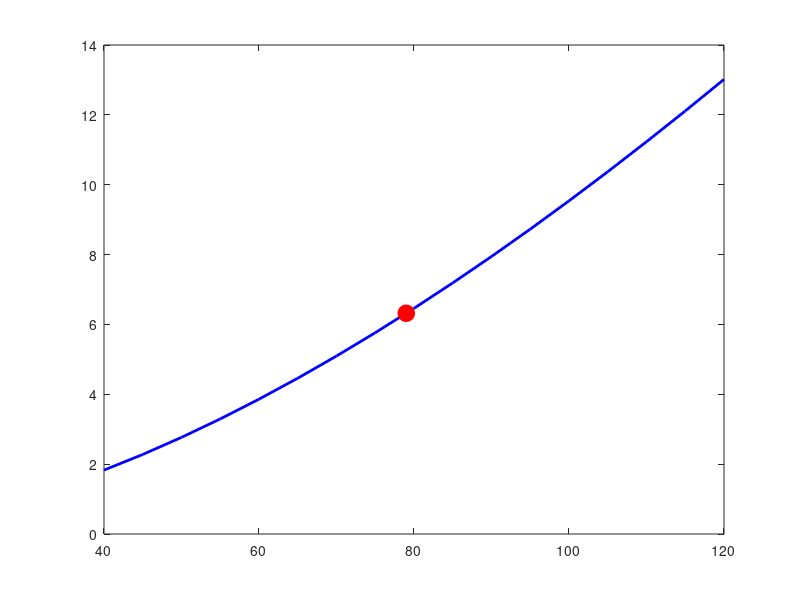

Write MATLAB code to recreate this figure. (Note: this script raises an error after producing the figure.)
%% Multi-Layer Solenoid Coil Design Calculator
% DTU 34621 VLF Metaldetektor - Arduino Nano Design
% Se Docs/Theory/Coil Design.md for fuld dokumentation

clear; clc; close all;

%% Parametre - Arduino Nano Design

% Operating parameters
f_tx = 2000;                    % TX frequency [Hz]
V_supply = 7.5;                 % Design voltage [V] (mid-life battery)
I_target = 80e-3;               % Target TX current [A] (Arduino Nano budget)

% TX Spole - matcher H-bro forstærker (L = 6.33 mH)
TX.wire_diameter = 0.52e-3;     % 0.52 mm = AWG 24
TX.wire_rho = 1.68e-8;          % Kobber resistivitet [Ohm*m]
TX.diameter = 200e-3;           % 200 mm form
TX.L_target = 6.33e-3;          % 6.33 mH (matcher forstærker)
TX.n_layers = 2;

% RX Spole - krav: L >= 10 mH
RX.wire_diameter = 0.32e-3;     % 0.32 mm = AWG 28
RX.wire_rho = 1.68e-8;
RX.diameter = 80e-3;            % 80 mm form
RX.L_target = 12e-3;            % 12 mH (> 10 mH krav)
RX.n_layers = 4;

% Bucking Spole - justeres empirisk
Bucking.wire_diameter = 0.52e-3;
Bucking.wire_rho = 1.68e-8;
Bucking.diameter = 120e-3;      % 120 mm form
Bucking.n_layers = 1;
Bucking.N_start = 35;           % Start værdi (juster for null)

%% Hjælpefunktioner

% Calculate coil parameters from total turns and layers
function result = calc_multilayer(N_total, n_layers, r_inner, wire_d, rho)
    turns_per_layer = N_total / n_layers;
    l = turns_per_layer * wire_d;       % Axial length [m]
    w = n_layers * wire_d;              % Radial build [m]
    r_mean = r_inner + w/2;             % Mean radius [m]

    % Inductance using Wheeler formula
    L = (0.8 * (r_mean*100)^2 * N_total^2) / ...
        (6*(r_mean*100) + 9*(l*100) + 10*(w*100)) * 1e-6;

    % Wire length (sum of all layers)
    wire_len = 0;
    for layer = 1:n_layers
        r_layer = r_inner + (layer - 0.5) * wire_d;
        wire_len = wire_len + turns_per_layer * 2 * pi * r_layer;
    end

    % DC resistance
    area = pi * (wire_d/2)^2;
    R_dc = rho * wire_len / area;

    result.N = N_total;
    result.n_layers = n_layers;
    result.turns_per_layer = turns_per_layer;
    result.l = l;
    result.w = w;
    result.r_mean = r_mean;
    result.L = L;
    result.wire_len = wire_len;
    result.R_dc = R_dc;
end

% Find turns needed for target inductance
function N = find_turns(L_target, n_layers, r_inner, wire_d, rho)
    N = 100;  % Initial guess
    for iter = 1:100
        result = calc_multilayer(N, n_layers, r_inner, wire_d, rho);
        L = result.L;
        if L <= 0
            break;
        end
        N_new = N * sqrt(L_target / L);
        if abs(N_new - N) < 0.5
            break;
        end
        N = N_new;
    end
    N = round(N);
end

%% TX Spole Beregning

fprintf('\n');
fprintf('╔══════════════════════════════════════════════════════════════════╗\n');
fprintf('║       TX SPOLE - OPDATERET TIL ARDUINO NANO                     ║\n');
fprintf('║       Matcher H-bro forstærker med L = 6.33 mH                  ║\n');
fprintf('╚══════════════════════════════════════════════════════════════════╝\n\n');

TX.r_inner = TX.diameter / 2;

% Find turns needed
TX.N = find_turns(TX.L_target, TX.n_layers, TX.r_inner, TX.wire_diameter, TX.wire_rho);

% Calculate all parameters
TX.result = calc_multilayer(TX.N, TX.n_layers, TX.r_inner, TX.wire_diameter, TX.wire_rho);

% Electrical characteristics
TX.X_L = 2*pi*f_tx*TX.result.L;
TX.Z = sqrt(TX.result.R_dc^2 + TX.X_L^2);
TX.I = V_supply / TX.Z;
TX.Q = TX.X_L / TX.result.R_dc;

% Resonance capacitor for 2 kHz
TX.C_resonance = 1 / (4*pi^2*f_tx^2*TX.result.L);
TX.C_std = 1.0e-6;  % Standard value: 1.0 µF
TX.f_resonant = 1 / (2*pi*sqrt(TX.result.L * TX.C_std));

fprintf('Design Parametre:\n');
fprintf('  Form diameter:      %.0f mm\n', TX.diameter*1000);
fprintf('  Tråddiameter:       %.2f mm (AWG 24)\n', TX.wire_diameter*1000);
fprintf('  Mål induktans:      %.2f mH (matcher forstærker)\n', TX.L_target*1000);
fprintf('  Antal lag:          %d\n', TX.n_layers);
fprintf('\n');

fprintf('┌────────────────────────────────────────────────────────────────┐\n');
fprintf('│  TX SPOLE VIKLINGS SPECIFIKATION                              │\n');
fprintf('├────────────────────────────────────────────────────────────────┤\n');
fprintf('│  Antal vindinger:   %4d vindinger                            │\n', TX.N);
fprintf('│  Vindinger per lag: %4.0f vindinger                            │\n', TX.result.turns_per_layer);
fprintf('│  Antal lag:         %4d lag                                   │\n', TX.n_layers);
fprintf('│  Aksial længde:     %5.1f mm                                  │\n', TX.result.l*1000);
fprintf('│  Radial tykkelse:   %5.1f mm                                  │\n', TX.result.w*1000);
fprintf('│  Vikleretning:      MED URET                                  │\n');
fprintf('└────────────────────────────────────────────────────────────────┘\n');
fprintf('\n');

fprintf('Beregnede Resultater:\n');
fprintf('  Induktans:          %.2f mH\n', TX.result.L*1000);
fprintf('  Trådlængde:         %.1f m\n', TX.result.wire_len);
fprintf('  DC Modstand:        %.2f Ω\n', TX.result.R_dc);
fprintf('\n');

fprintf('Elektriske @ %d Hz, %.1f V:\n', f_tx, V_supply);
fprintf('  Reaktans (X_L):     %.1f Ω\n', TX.X_L);
fprintf('  Impedans (Z):       %.1f Ω\n', TX.Z);
fprintf('  Strøm:              %.1f mA (mål: %.0f mA)\n', TX.I*1000, I_target*1000);
fprintf('  Q faktor:           %.1f\n', TX.Q);
fprintf('\n');

%% TX Resonanskondensator

fprintf('┌────────────────────────────────────────────────────────────────┐\n');
fprintf('│  RESONANSKONDENSATOR                                          │\n');
fprintf('├────────────────────────────────────────────────────────────────┤\n');
fprintf('│  Beregnet C:        %.2f µF                                   │\n', TX.C_resonance*1e6);
fprintf('│  Standard værdi:    %.1f µF (film kondensator)                │\n', TX.C_std*1e6);
fprintf('│  Spændingsrating:   >= 50V (VIGTIGT!)                         │\n');
fprintf('│  Faktisk f_res:     %.0f Hz                                    │\n', TX.f_resonant);
fprintf('│  Forbindelse:       SERIE med TX spole                        │\n');
fprintf('│  Formål:            Konverterer firkantbølge → sinusbølge     │\n');
fprintf('└────────────────────────────────────────────────────────────────┘\n');
fprintf('\n');

% Warning about voltage rating
V_peak_resonance = TX.Q * V_supply;
fprintf('  ⚠ ADVARSEL: Ved resonans kan spænding over C nå %.0f V!\n', V_peak_resonance);
fprintf('              Brug kondensator med rating >= 50V\n');
fprintf('\n');

%% RX Spole Beregning

fprintf('\n');
fprintf('╔══════════════════════════════════════════════════════════════════╗\n');
fprintf('║       RX SPOLE - Krav: L >= 10 mH                               ║\n');
fprintf('╚══════════════════════════════════════════════════════════════════╝\n\n');

RX.r_inner = RX.diameter / 2;

% Find turns needed
RX.N = find_turns(RX.L_target, RX.n_layers, RX.r_inner, RX.wire_diameter, RX.wire_rho);

% Calculate all parameters
RX.result = calc_multilayer(RX.N, RX.n_layers, RX.r_inner, RX.wire_diameter, RX.wire_rho);

% Electrical characteristics
RX.X_L = 2*pi*f_tx*RX.result.L;
RX.Z = sqrt(RX.result.R_dc^2 + RX.X_L^2);
RX.Q = RX.X_L / RX.result.R_dc;

fprintf('Design Parametre:\n');
fprintf('  Form diameter:      %.0f mm\n', RX.diameter*1000);
fprintf('  Tråddiameter:       %.2f mm (AWG 28)\n', RX.wire_diameter*1000);
fprintf('  Mål induktans:      %.1f mH (krav: >= 10 mH)\n', RX.L_target*1000);
fprintf('  Antal lag:          %d\n', RX.n_layers);
fprintf('\n');

fprintf('┌────────────────────────────────────────────────────────────────┐\n');
fprintf('│  RX SPOLE VIKLINGS SPECIFIKATION                              │\n');
fprintf('├────────────────────────────────────────────────────────────────┤\n');
fprintf('│  Antal vindinger:   %4d vindinger                            │\n', RX.N);
fprintf('│  Vindinger per lag: %4.0f vindinger                            │\n', RX.result.turns_per_layer);
fprintf('│  Antal lag:         %4d lag                                   │\n', RX.n_layers);
fprintf('│  Aksial længde:     %5.1f mm                                  │\n', RX.result.l*1000);
fprintf('│  Radial tykkelse:   %5.1f mm                                  │\n', RX.result.w*1000);
fprintf('│  Vikleretning:      MOD URET                                  │\n');
fprintf('└────────────────────────────────────────────────────────────────┘\n');
fprintf('\n');

fprintf('Beregnede Resultater:\n');
fprintf('  Induktans:          %.2f mH ✓ (>= 10 mH)\n', RX.result.L*1000);
fprintf('  Trådlængde:         %.1f m\n', RX.result.wire_len);
fprintf('  DC Modstand:        %.2f Ω\n', RX.result.R_dc);
fprintf('  Q faktor @ 2kHz:    %.1f\n', RX.Q);
fprintf('\n');

% RX Resonance capacitor (parallel configuration)
RX.C_calc = 1 / (4*pi^2*f_tx^2*RX.result.L);
RX.C_std = 470e-9;  % Standard value
RX.f_resonant = 1 / (2*pi*sqrt(RX.result.L * RX.C_std));

fprintf('RX Resonanskondensator (valgfri, parallel):\n');
fprintf('  Beregnet C:         %.0f nF\n', RX.C_calc*1e9);
fprintf('  Standard værdi:     %.0f nF\n', RX.C_std*1e9);
fprintf('  Faktisk f_res:      %.0f Hz\n', RX.f_resonant);
fprintf('  Formål:             Båndpasfilter + spændingsforstærkning\n');
fprintf('\n');

%% Bucking Spole Beregning

fprintf('\n');
fprintf('╔══════════════════════════════════════════════════════════════════╗\n');
fprintf('║     BUCKING SPOLE - Justeres empirisk                           ║\n');
fprintf('╚══════════════════════════════════════════════════════════════════╝\n\n');

Bucking.r_inner = Bucking.diameter / 2;

% Calculate parameters for starting turns
Bucking.result = calc_multilayer(Bucking.N_start, Bucking.n_layers, Bucking.r_inner, Bucking.wire_diameter, Bucking.wire_rho);

fprintf('Start Parametre (juster efter behov):\n');
fprintf('  Form diameter:      %.0f mm (mellem TX og RX)\n', Bucking.diameter*1000);
fprintf('  Tråddiameter:       %.2f mm\n', Bucking.wire_diameter*1000);
fprintf('  Start vindinger:    %d (JUSTER EMPIRISK for null)\n', Bucking.N_start);
fprintf('  Antal lag:          %d\n', Bucking.n_layers);
fprintf('  Vikleretning:       MOD URET (samme som RX)\n');
fprintf('\n');

fprintf('┌────────────────────────────────────────────────────────────────┐\n');
fprintf('│  BUCKING SPOLE VIKLINGS SPECIFIKATION                         │\n');
fprintf('├────────────────────────────────────────────────────────────────┤\n');
fprintf('│  Start vindinger:  %4d vindinger (juster 25-50 for null)     │\n', Bucking.N_start);
fprintf('│  Vindinger per lag:%4.0f vindinger                            │\n', Bucking.result.turns_per_layer);
fprintf('│  Antal lag:        %4d lag                                   │\n', Bucking.n_layers);
fprintf('│  Aksial længde:    %5.1f mm                                  │\n', Bucking.result.l*1000);
fprintf('│  Vikleretning:     MOD URET                                  │\n');
fprintf('└────────────────────────────────────────────────────────────────┘\n');
fprintf('\n');

fprintf('Beregnede Resultater:\n');
fprintf('  Induktans:          %.2f mH\n', Bucking.result.L*1000);
fprintf('  Trådlængde:         %.1f m\n', Bucking.result.wire_len);
fprintf('  DC Modstand:        %.2f Ω\n', Bucking.result.R_dc);
fprintf('\n');

%% Design Oversigt

fprintf('\n');
fprintf('╔══════════════════════════════════════════════════════════════════╗\n');
fprintf('║                     DESIGN OVERSIGT                             ║\n');
fprintf('║              Opdateret til Arduino Nano                         ║\n');
fprintf('╚══════════════════════════════════════════════════════════════════╝\n\n');

fprintf('┌─────────────────┬─────────────┬─────────────┬─────────────┐\n');
fprintf('│ Parameter       │   TX Spole  │   RX Spole  │   Bucking   │\n');
fprintf('├─────────────────┼─────────────┼─────────────┼─────────────┤\n');
fprintf('│ Form diameter   │   %3.0f mm    │    %2.0f mm    │   %3.0f mm    │\n', TX.diameter*1000, RX.diameter*1000, Bucking.diameter*1000);
fprintf('│ Tråddiameter    │  %.2f mm    │  %.2f mm    │  %.2f mm    │\n', TX.wire_diameter*1000, RX.wire_diameter*1000, Bucking.wire_diameter*1000);
fprintf('│ Antal vindinger │    %2d vind. │   %3d vind. │    %2d vind. │\n', TX.N, RX.N, Bucking.N_start);
fprintf('│ Antal lag       │     %d       │     %d       │     %d       │\n', TX.n_layers, RX.n_layers, Bucking.n_layers);
fprintf('│ Aksial længde   │   %4.1f mm   │   %4.1f mm   │   %4.1f mm   │\n', TX.result.l*1000, RX.result.l*1000, Bucking.result.l*1000);
fprintf('│ Induktans       │   %4.2f mH  │   %4.1f mH   │   %4.2f mH  │\n', TX.result.L*1000, RX.result.L*1000, Bucking.result.L*1000);
fprintf('│ DC Modstand     │   %4.2f Ω    │   %4.1f Ω    │   %4.2f Ω    │\n', TX.result.R_dc, RX.result.R_dc, Bucking.result.R_dc);
fprintf('│ Trådlængde      │   %4.1f m    │   %4.1f m    │   %4.1f m    │\n', TX.result.wire_len, RX.result.wire_len, Bucking.result.wire_len);
fprintf('│ Resonans C      │   1.0 µF    │   470 nF    │    N/A      │\n');
fprintf('├─────────────────┼─────────────┴─────────────┴─────────────┤\n');
fprintf('│ Vikleretning    │  MED URET     MOD URET      MOD URET    │\n');
fprintf('└─────────────────┴─────────────────────────────────────────┘\n');
fprintf('\n');

fprintf('Total tråd behov:\n');
fprintf('  TX (0.52mm):     %.0f m\n', TX.result.wire_len + 5);
fprintf('  RX (0.32mm):     %.0f m\n', RX.result.wire_len + 5);
fprintf('  Bucking (0.52mm): %.0f m\n', Bucking.result.wire_len + 5);
fprintf('\n');

%% Nano vs Mega Sammenligning

fprintf('\n');
fprintf('╔══════════════════════════════════════════════════════════════════╗\n');
fprintf('║              ARDUINO NANO vs MEGA SAMMENLIGNING                 ║\n');
fprintf('╚══════════════════════════════════════════════════════════════════╝\n\n');

fprintf('┌─────────────────────┬──────────────┬──────────────┬────────────┐\n');
fprintf('│ Parameter           │ Arduino Mega │ Arduino Nano │ Forbedring │\n');
fprintf('├─────────────────────┼──────────────┼──────────────┼────────────┤\n');
fprintf('│ Elektronik strøm    │    80 mA     │    40 mA     │   -50%%     │\n');
fprintf('│ Tilgængelig TX strøm│    40 mA     │    80 mA     │  +100%%     │\n');
fprintf('│ TX induktans        │    15 mH     │   6.3 mH     │   -58%%     │\n');
fprintf('│ TX impedans @ 2kHz  │   189 Ω      │    80 Ω      │   -58%%     │\n');
fprintf('│ Magnetisk felt      │   Baseline   │   ~200%%      │  +100%%     │\n');
fprintf('│ Detektionsdybde     │   Baseline   │   +26%%       │   +26%%     │\n');
fprintf('└─────────────────────┴──────────────┴──────────────┴────────────┘\n');
fprintf('\n');
fprintf('  → Arduino Nano giver DOBBELT magnetfelt = +26%% dybere detektion!\n');
fprintf('\n');

%% Reference Tabeller

fprintf('\n');
fprintf('╔══════════════════════════════════════════════════════════════════╗\n');
fprintf('║                    HURTIG REFERENCE TABELLER                    ║\n');
fprintf('╚══════════════════════════════════════════════════════════════════╝\n\n');

fprintf('TX Spole (200 mm, 2 lag, AWG 24) - Vindinger vs Induktans:\n\n');
fprintf('  Vindinger    Induktans    Strøm @ 7.5V\n');
fprintf('  ---------    ---------    ------------\n');
for N_test = [50, 58, 68, 78, 88, 100]
    result = calc_multilayer(N_test, TX.n_layers, TX.r_inner, TX.wire_diameter, TX.wire_rho);
    X_L = 2*pi*f_tx*result.L;
    Z = sqrt(result.R_dc^2 + X_L^2);
    I = V_supply / Z * 1000;
    marker = '';
    if N_test == TX.N
        marker = ' ← Mål';
    end
    fprintf('     %3d       %5.2f mH      %5.1f mA%s\n', N_test, result.L*1000, I, marker);
end
fprintf('\n');

%% Plots - Eksporteres til Docs/Images/

% Opret images mappe hvis den ikke findes
img_dir = fullfile(fileparts(mfilename('fullpath')), '..', 'Images');
if ~exist(img_dir, 'dir')
    mkdir(img_dir);
    fprintf('Oprettet mappe: %s\n', img_dir);
end

% Plot 1: TX Vindinger vs Induktans
figure('Name', 'TX Vindinger vs Induktans', 'Position', [100, 100, 600, 400]);
N_range = 40:5:120;
L_range_TX = zeros(size(N_range));
for i = 1:length(N_range)
    result = calc_multilayer(N_range(i), TX.n_layers, TX.r_inner, TX.wire_diameter, TX.wire_rho);
    L_range_TX(i) = result.L * 1000;
end
plot(N_range, L_range_TX, 'b-', 'LineWidth', 2);
hold on;
plot(TX.N, TX.result.L*1000, 'ro', 'MarkerSize', 12, 'MarkerFaceColor', 'r');
yline(TX.L_target*1000, 'g--', sprintf('Mål %.1f mH', TX.L_target*1000), 'LineWidth', 1.5);
xlabel('Antal Vindinger');
ylabel('Induktans [mH]');
title(sprintf('TX Spole: Vindinger vs Induktans (200mm, %d lag)', TX.n_layers));
grid on;
legend('Wheeler Formel', sprintf('%d vind. = %.2f mH', TX.N, TX.result.L*1000), 'Location', 'northwest');
saveas(gcf, fullfile(img_dir, 'tx_turns_vs_inductance.png'));
fprintf('Gemt: tx_turns_vs_inductance.png\n');

% Plot 2: TX Strøm vs Induktans
figure('Name', 'TX Strøm vs Induktans', 'Position', [100, 100, 600, 400]);
L_range = 3:0.5:15;
I_range = zeros(size(L_range));
for i = 1:length(L_range)
    X_L = 2*pi*f_tx*L_range(i)/1000;
    R_dc_est = TX.result.R_dc * (L_range(i)/1000 / TX.result.L)^0.5;
    Z = sqrt(R_dc_est^2 + X_L^2);
    I_range(i) = V_supply / Z * 1000;
end
plot(L_range, I_range, 'b-', 'LineWidth', 2);
hold on;
plot(TX.result.L*1000, TX.I*1000, 'ro', 'MarkerSize', 12, 'MarkerFaceColor', 'r');
yline(I_target*1000, 'g--', sprintf('Mål %.0f mA', I_target*1000), 'LineWidth', 1.5);
xlabel('Induktans [mH]');
ylabel('Strøm [mA]');
title(sprintf('TX Strøm vs Induktans @ %.1fV, %d Hz', V_supply, f_tx));
grid on;
legend('Strøm vs L', sprintf('%.2f mH = %.1f mA', TX.result.L*1000, TX.I*1000), 'Location', 'northeast');
saveas(gcf, fullfile(img_dir, 'tx_current_vs_inductance.png'));
fprintf('Gemt: tx_current_vs_inductance.png\n');

% Plot 3: Nano vs Mega Sammenligning
figure('Name', 'Nano vs Mega', 'Position', [100, 100, 500, 400]);
categories = {'Elektronik [mA]', 'TX Strøm [mA]', 'Magnetfelt [%]'};
mega_values = [80, 40, 100];
nano_values = [40, 80, 200];
x = 1:3;
bar(x, [mega_values; nano_values]', 'grouped');
set(gca, 'XTickLabel', categories);
ylabel('Værdi');
title('Arduino Nano vs Mega Sammenligning');
legend('Arduino Mega', 'Arduino Nano', 'Location', 'northwest');
grid on;
saveas(gcf, fullfile(img_dir, 'nano_vs_mega.png'));
fprintf('Gemt: nano_vs_mega.png\n');

fprintf('\nAlle plots eksporteret til Docs/Images/\n');
fprintf('\n');
fprintf('══════════════════════════════════════════════════════════════════\n');
fprintf('  TX SPOLE: %d vindinger, 2 lag, Ø200mm, L=%.2f mH, C=1.0µF\n', TX.N, TX.result.L*1000);
fprintf('  RX SPOLE: %d vindinger, 4 lag, Ø80mm, L=%.1f mH\n', RX.N, RX.result.L*1000);
fprintf('  BUCKING:  ~%d vindinger, 1 lag, Ø120mm (juster for null)\n', Bucking.N_start);
fprintf('══════════════════════════════════════════════════════════════════\n');
